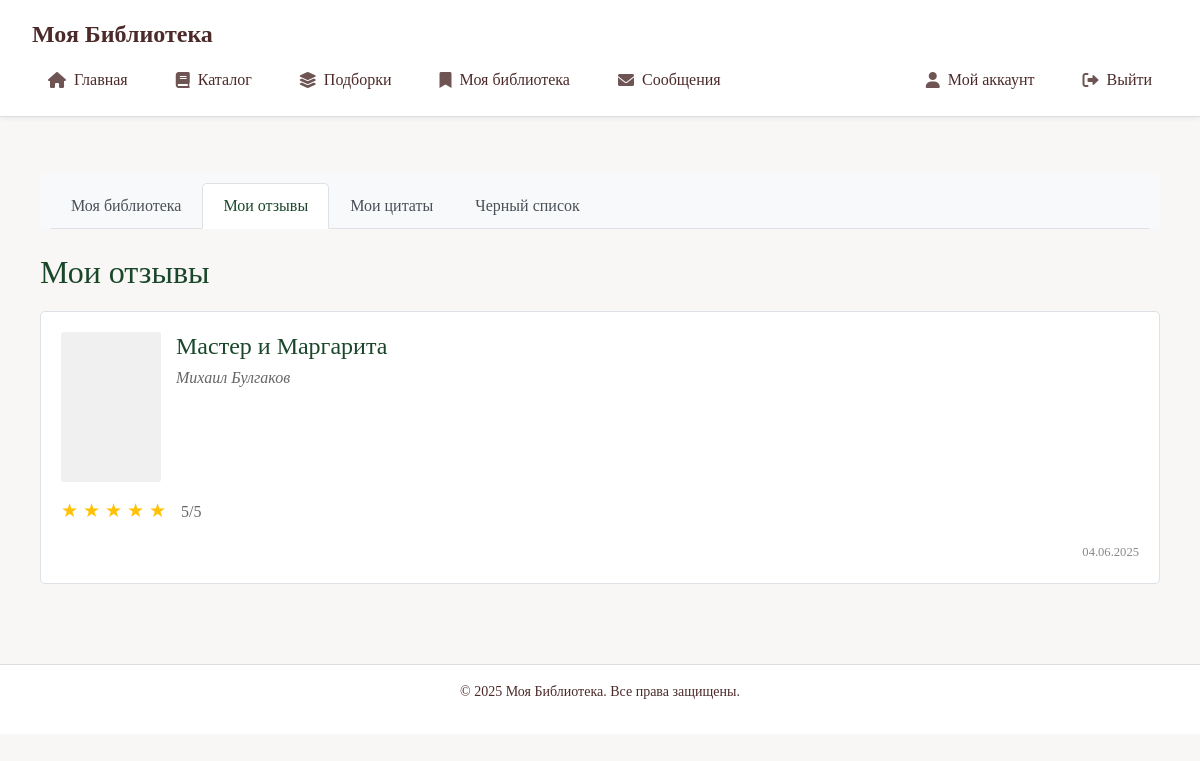
Screenshot of /books/my-reviews/ (signed in) with the database file from the repository.
### books/models.py (models this page shows, shortened)
class Review(models.Model):
    book = models.ForeignKey(
        Book,
        on_delete=models.CASCADE,
        related_name="reviews",
        to_field='id',
        verbose_name="Книга"
    )
    user = models.ForeignKey(
        settings.AUTH_USER_MODEL,
        on_delete=models.CASCADE,
        related_name="reviews",
        to_field='id',
        verbose_name="Пользователь"
    )
    rating = models.PositiveSmallIntegerField(
        validators=[MinValueValidator(1), MaxValueValidator(5)],
        verbose_name="Оценка"
    )
    comment = models.TextField(blank=True, null=True, verbose_name="Отзыв")
    created_at = models.DateTimeField(auto_now_add=True, verbose_name="Дата отзыва")
    spoiler = models.BooleanField(default=False, verbose_name="Содержит спойлер")
    class Meta:
        unique_together = ('book', 'user')
        verbose_name = "Отзыв"
        verbose_name_plural = "Отзывы"

class Book(models.Model):
    GENRE_CHOICES = [
        ("fantasy", "Фэнтези"),
        ("sci_fi", "Фантастика"),
        ("thriller_horror", "Триллеры и хорроры"),
        ("detective", "Детективы"),
        ("romance", "Романтика"),
        ("classic", "Классика"),
        ("prose", "Проза"),
        ("history", "История"),
        ("biography", "Биографии и мемуары"),
        ("psychology", "Психология"),
        ("self_help", "Саморазвитие"),
        ("business", "Бизнес"),
        ("health", "Здоровье"),
        ("young_adult", "Young Adult"),
        ("non_fiction", "Нон-фикшн"),
        ("comics", "Комиксы и графические романы"),
        ("children", "Детям"),
        ("audio", "Аудиокнига"),
        ("drama", "Драма"),
        ("other", "Другое")
    ]
    title = models.CharField(
        max_length=255,
        verbose_name='Название',
        help_text='Обязательное поле. Введите название книги.'
    )
    authors = models.ManyToManyField(
        Author,
        related_name='books',
        verbose_name='Авторы',
        help_text='Обязательное поле. Выберите одного или нескольких авторов.'
    )
    pages = models.PositiveIntegerField(
        verbose_name='Количество страниц',
        help_text='Обязательное поле. Укажите общее количество страниц в книге.',
        default=1  # Значение по умолчанию
    )
    description = models.TextField(
        verbose_name='Описание',
        blank=True,
        help_text='Добавьте описание книги.'
    )
    cover = models.ImageField(
        upload_to='book_covers/',
        null=True,
        blank=True,
        verbose_name='Обложка'
    )
    published_date = models.DateField(
        null=True,
        blank=True,
        verbose_name='Дата публикации'
    )
    genre = models.CharField(
        max_length=50,
        choices=GENRE_CHOICES,
        default='other',
        verbose_name='Жанр'
    )
    world_rating = models.FloatField(
        null=True,
        blank=True,
        verbose_name='Мировой рейтинг'
    )
    site_rating = models.FloatField(
        default=0,
        verbose_name='Рейтинг на сайте'
    )
    isbn = models.CharField(
        max_length=13,
        blank=True,
        null=True,
        verbose_name='ISBN',
        help_text='Международный стандартный книжный номер'
    )
    online_sources = models.JSONField(
        default=dict,
        blank=True,
        verbose_name='Ссылки для чтения',
        help_text='Укажите ссылки на сайты, где можно прочитать книгу онлайн'
    )
    book_id = models.CharField(
        max_length=100,
        unique=True,
        blank=True,
        null=True,
        verbose_name="Внешний ID книги"
    )
    openlibrary_id = models.CharField(
        max_length=100,
        blank=True,
        verbose_name="ID в OpenLibrary"
    )
    is_approved = models.BooleanField(
        default=False,
        verbose_name='Одобрено модератором'
    )
    created_at = models.DateTimeField(
        auto_now_add=True,
        verbose_name='Дата добавления'
    )
    updated_at = models.DateTimeField(
        auto_now=True,
        verbose_name='Дата обновления'
    )
    submitted_by = models.ForeignKey(
        User,
        on_delete=models.SET_NULL,
        null=True,
        related_name='submitted_books',
        verbose_name='Добавил'
    )
    moderation_comment = models.TextField(
        blank=True,
        null=True,
        verbose_name='Комментарий для модератора'
    )
    rejection_reason = models.TextField(
        blank=True,
        null=True,
        verbose_name='Причина отклонения'
    )
    class Meta:
        verbose_name = 'Книга'
        verbose_name_plural = 'Книги'
        ordering = ['-created_at']

class Author(models.Model):
    name = models.CharField(max_length=255, verbose_name="Имя автора")
    birthday = models.DateField(blank=True, null=True, verbose_name="День рождения")
    die = models.DateField(blank=True, null=True, verbose_name="Дата смерти")
    century = models.PositiveIntegerField(verbose_name="Век")
    country = models.CharField(max_length=255, verbose_name="Страна")
    bio = models.TextField(blank=True, null=True, verbose_name="Биография")
    wiki_url = models.URLField(max_length=500, blank=True, null=True, verbose_name="Ссылка на Wikipedia")
    def __str__(self):
        return self.name

### books/views.py (the view)
# urls.py: path('my-reviews/', views.user_reviews, name='user_reviews'),
@login_required
def user_reviews(request):
    user_reviews = Review.objects.filter(
        user=request.user
    ).select_related(
        'book'
    ).prefetch_related(
        'book__authors'
    ).order_by('-created_at')
    return render(request, 'lib/user_reviews.html', {'user_reviews': user_reviews})

### main_admin/context_processors.py (called while the page is built, shortened)
def site_settings(request):
    if not request.path.startswith('/admin/'):
        return {}

### users/models.py (called while the page is built)
    @property
    def has_unread_messages(self):
        return self.moderator_messages.filter(is_read=False).exists()

### users/templates/lib/user_reviews.html (shortened to what this page needs)
{% extends 'base.html' %}
{% load static %}
{% block content %}
<div class="reviews-container">
    <div class="nav-tabs-wrapper">
        <ul class="nav nav-tabs mb-4">
            <li class="nav-item">
                <a class="nav-link" href="{% url 'books:user_library' %}">
                    Моя библиотека
                </a>
            </li>
            <li class="nav-item">
                <a class="nav-link active" href="{% url 'books:user_reviews' %}">
                    Мои отзывы
                </a>
            </li>
            <li class="nav-item">
                <a class="nav-link" href="{% url 'books:user_quotes' %}">
                    Мои цитаты
                </a>
            </li>
            <li class="nav-item">
                <a class="nav-link" href="{% url 'books:user_blacklist' %}">
                    Черный список
                </a>
            </li>
        </ul>
    </div>
    <div class="reviews-section">
        <h2>Мои отзывы</h2>
        {% if user_reviews %}
            <div class="reviews-grid">
                {% for review in user_reviews %}
                    <div class="review-card">
                        <div class="book-info">
                            <a href="{% url 'books:detail' review.book.id %}" class="book-link">
                                <div class="book-cover-placeholder"></div>
                                <div class="book-details">
                                    <h4>{{ review.book.title }}</h4>
                                    <p class="authors">{{ review.book.authors.all|join:", " }}</p>
                                </div>
                            </a>
                        </div>
                        <div class="rating">
                            <span class="stars">
                                {% for i in "12345" %}
                                    {% if i|add:"0" <= review.rating %}
                                        ★
                                    {% else %}
                                        ☆
                                    {% endif %}
                                {% endfor %}
                            </span>
                            <span class="rating-text">{{ review.rating }}/5</span>
                        </div>
                        <div class="review-meta">
                            <small>{{ review.created_at|date:"d.m.Y" }}</small>
                        </div>
                    </div>
                {% endfor %}
            </div>
        {% else %}
            <p class="no-items">Вы пока не оставили ни одного отзыва</p>
        {% endif %}
    </div>
</div>
{% endblock %}

### main_admin/static/css/style.css (style rules this page uses)
:root { --bg-color: #f9f7f5; --accent-color: #4c2a2a; --text-color: #1c1c1c; --nav-text-color: #4c2a2a; --font-serif: "Georgia", serif; --border-color: #ddd; --border-radius: 8px; }
* { margin: 0; padding: 0; box-sizing: border-box; }
body { font-family: var(--font-serif); background-color: var(--bg-color); color: var(--text-color); }
.nav-link { text-decoration: none; color: var(--nav-text-color); font-weight: 500; padding: 0.5rem 1rem; border-radius: 4px; transition: all 0.3s ease; display: flex; align-items: center; gap: 0.5rem; }

### users/templates/lib/user_reviews.html (style rules this page uses)
.reviews-container { padding: 20px; }
.nav-tabs-wrapper { background-color: #f8f9fa; padding: 10px 10px 0; border-radius: 5px 5px 0 0; }
.nav-tabs .nav-link { color: #495057; border: 1px solid transparent; border-radius: 5px 5px 0 0; padding: 10px 20px; }
.nav-tabs .nav-link.active { color: #1a472a; background-color: #fff; border-color: #dee2e6 #dee2e6 #fff; }
.reviews-grid { display: grid; gap: 20px; margin-top: 20px; }
.review-card { border: 1px solid #dee2e6; border-radius: 5px; padding: 20px; background-color: #fff; }
.book-info { display: flex; margin-bottom: 15px; transition: transform 0.2s; }
.book-cover-placeholder { width: 100px; height: 150px; background-color: #f0f0f0; border-radius: 3px; margin-right: 15px; }
.book-details { flex-grow: 1; }
.book-details h4 { margin: 0 0 5px 0; color: #1a472a; }
.authors { color: #666; font-style: italic; margin: 0; }
.rating { margin: 10px 0; }
.stars { color: #ffc107; font-size: 1.2em; margin-right: 10px; }
.rating-text { color: #666; }
.review-meta { color: #888; font-size: 0.9em; text-align: right; }
h2 { color: #1a472a; margin-bottom: 20px; }
.book-link { text-decoration: none; color: inherit; display: flex; align-items: start; }

### rows the page displays
Review: book "Мастер и Маргарита", book.authors.all "Михаил Булгаков", rating "5", created_at "04.06.2025"
